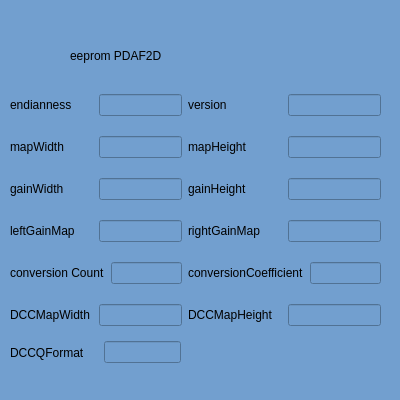
<?xml version="1.0" encoding="UTF-8"?>
<ui version="4.0">
 <class>EepromPDAF2D</class>
 <widget class="QWidget" name="EepromPDAF2D">
  <property name="geometry">
   <rect>
    <x>0</x>
    <y>0</y>
    <width>400</width>
    <height>400</height>
   </rect>
  </property>
  <property name="minimumSize">
   <size>
    <width>400</width>
    <height>400</height>
   </size>
  </property>
  <property name="maximumSize">
   <size>
    <width>400</width>
    <height>400</height>
   </size>
  </property>
  <property name="windowTitle">
   <string>Form</string>
  </property>
  <property name="styleSheet">
   <string notr="true">background-color: rgb(114, 159, 207);</string>
  </property>
  <widget class="QLabel" name="label">
   <property name="geometry">
    <rect>
     <x>70</x>
     <y>30</y>
     <width>251</width>
     <height>51</height>
    </rect>
   </property>
   <property name="styleSheet">
    <string notr="true">font: 25 28pt &quot;Microsoft YaHei UI Light&quot;;</string>
   </property>
   <property name="text">
    <string>eeprom PDAF2D</string>
   </property>
  </widget>
  <widget class="QWidget" name="layoutWidget_9">
   <property name="geometry">
    <rect>
     <x>10</x>
     <y>340</y>
     <width>171</width>
     <height>25</height>
    </rect>
   </property>
   <layout class="QHBoxLayout" name="horizontalLayout_10" stretch="1,1,6">
    <item>
     <widget class="QLabel" name="label_11">
      <property name="text">
       <string>DCCQFormat</string>
      </property>
     </widget>
    </item>
    <item>
     <spacer name="horizontalSpacer">
      <property name="orientation">
       <enum>Qt::Horizontal</enum>
      </property>
      <property name="sizeHint" stdset="0">
       <size>
        <width>40</width>
        <height>20</height>
       </size>
      </property>
     </spacer>
    </item>
    <item>
     <widget class="QLineEdit" name="le_DCCQFormat"/>
    </item>
   </layout>
  </widget>
  <widget class="QWidget" name="layoutWidget">
   <property name="geometry">
    <rect>
     <x>10</x>
     <y>80</y>
     <width>371</width>
     <height>261</height>
    </rect>
   </property>
   <layout class="QHBoxLayout" name="horizontalLayout_14">
    <item>
     <layout class="QVBoxLayout" name="verticalLayout">
      <item>
       <layout class="QHBoxLayout" name="horizontalLayout" stretch="1,1">
        <item>
         <widget class="QLabel" name="label_2">
          <property name="text">
           <string>endianness</string>
          </property>
         </widget>
        </item>
        <item>
         <widget class="QLineEdit" name="le_endianness"/>
        </item>
       </layout>
      </item>
      <item>
       <layout class="QHBoxLayout" name="horizontalLayout_2" stretch="1,1">
        <item>
         <widget class="QLabel" name="label_3">
          <property name="text">
           <string>mapWidth</string>
          </property>
         </widget>
        </item>
        <item>
         <widget class="QLineEdit" name="le_mapWidth"/>
        </item>
       </layout>
      </item>
      <item>
       <layout class="QHBoxLayout" name="horizontalLayout_4" stretch="1,1">
        <item>
         <widget class="QLabel" name="label_5">
          <property name="text">
           <string>gainWidth</string>
          </property>
         </widget>
        </item>
        <item>
         <widget class="QLineEdit" name="le_gainWidth"/>
        </item>
       </layout>
      </item>
      <item>
       <layout class="QHBoxLayout" name="horizontalLayout_6" stretch="1,1">
        <item>
         <widget class="QLabel" name="label_7">
          <property name="text">
           <string>leftGainMap</string>
          </property>
         </widget>
        </item>
        <item>
         <widget class="QLineEdit" name="le_leftGainMap"/>
        </item>
       </layout>
      </item>
      <item>
       <layout class="QHBoxLayout" name="horizontalLayout_8" stretch="1,1">
        <item>
         <widget class="QLabel" name="label_9">
          <property name="text">
           <string>conversion Count</string>
          </property>
         </widget>
        </item>
        <item>
         <widget class="QLineEdit" name="le_conversion_count"/>
        </item>
       </layout>
      </item>
      <item>
       <layout class="QHBoxLayout" name="horizontalLayout_13" stretch="1,1">
        <item>
         <widget class="QLabel" name="label_14">
          <property name="text">
           <string>DCCMapWidth</string>
          </property>
         </widget>
        </item>
        <item>
         <widget class="QLineEdit" name="le_DCCMapWidth"/>
        </item>
       </layout>
      </item>
     </layout>
    </item>
    <item>
     <layout class="QVBoxLayout" name="verticalLayout_2">
      <item>
       <layout class="QHBoxLayout" name="horizontalLayout_3" stretch="1,1">
        <item>
         <widget class="QLabel" name="label_4">
          <property name="text">
           <string>version</string>
          </property>
         </widget>
        </item>
        <item>
         <widget class="QLineEdit" name="le_version"/>
        </item>
       </layout>
      </item>
      <item>
       <layout class="QHBoxLayout" name="horizontalLayout_5" stretch="1,1">
        <item>
         <widget class="QLabel" name="label_6">
          <property name="text">
           <string>mapHeight</string>
          </property>
         </widget>
        </item>
        <item>
         <widget class="QLineEdit" name="le_mapHeight"/>
        </item>
       </layout>
      </item>
      <item>
       <layout class="QHBoxLayout" name="horizontalLayout_7" stretch="1,1">
        <item>
         <widget class="QLabel" name="label_8">
          <property name="text">
           <string>gainHeight</string>
          </property>
         </widget>
        </item>
        <item>
         <widget class="QLineEdit" name="le_gainHeight"/>
        </item>
       </layout>
      </item>
      <item>
       <layout class="QHBoxLayout" name="horizontalLayout_9" stretch="1,1">
        <item>
         <widget class="QLabel" name="label_10">
          <property name="text">
           <string>rightGainMap</string>
          </property>
         </widget>
        </item>
        <item>
         <widget class="QLineEdit" name="le_rightGainMap"/>
        </item>
       </layout>
      </item>
      <item>
       <layout class="QHBoxLayout" name="horizontalLayout_11" stretch="1,1">
        <item>
         <widget class="QLabel" name="label_12">
          <property name="text">
           <string>conversionCoefficient</string>
          </property>
         </widget>
        </item>
        <item>
         <widget class="QLineEdit" name="le_conversionCoefficient"/>
        </item>
       </layout>
      </item>
      <item>
       <layout class="QHBoxLayout" name="horizontalLayout_12" stretch="1,1">
        <item>
         <widget class="QLabel" name="label_13">
          <property name="text">
           <string>DCCMapHeight</string>
          </property>
         </widget>
        </item>
        <item>
         <widget class="QLineEdit" name="le_DCCMapHeight"/>
        </item>
       </layout>
      </item>
     </layout>
    </item>
   </layout>
  </widget>
 </widget>
 <resources/>
 <connections/>
</ui>
